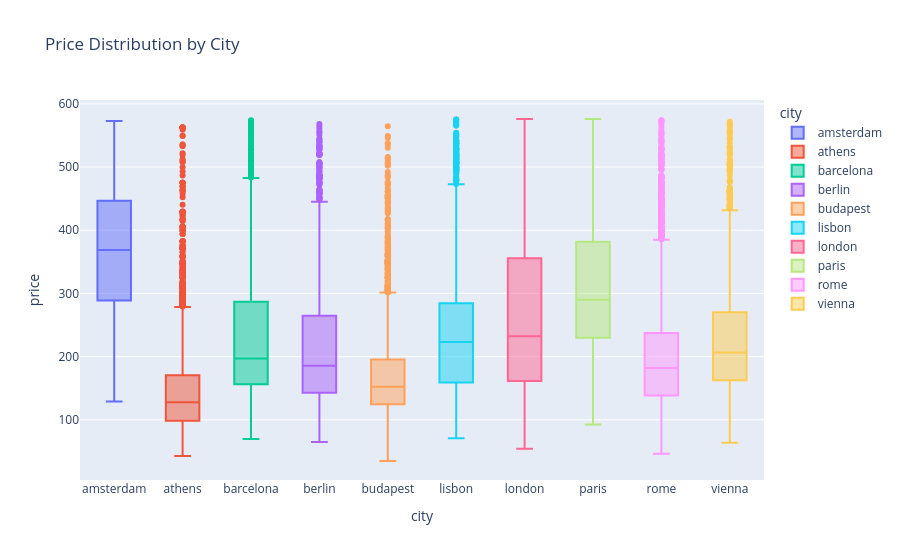

Write notebook code for a chart like this one.
### Markdown cell above
## 8. Price Distribution by City

Box plots reveal:
- spread of prices
- median
- presence of remaining outliers

### Code cell
fig = px.box(
    df_filtered,
    x="city",
    y="price",
    color="city",
    title="Price Distribution by City"
)
fig.show()

### Figure 1 — Plotly figure (JSON) as saved in the notebook; plotly's stock layout.template omitted (floating-point values rounded to 4 significant figures; data arrays with more than 128 entries replaced by an {"elided": "..."} marker saying what was removed)
{"data": [{"alignmentgroup": "True", "hovertemplate": "city=%{x}<br>price=%{y}<extra></extra>", "legendgroup": "amsterdam", "marker": {"color": "#636efa"}, "name": "amsterdam", "notched": false, "offsetgroup": "amsterdam", "orientation": "v", "showlegend": true, "type": "box", "x": {"elided": "1340 str values"}, "x0": " ", "xaxis": "x", "y": {"elided": "1340 float values"}, "y0": " ", "yaxis": "y"}, {"alignmentgroup": "True", "hovertemplate": "city=%{x}<br>price=%{y}<extra></extra>", "legendgroup": "athens", "marker": {"color": "#EF553B"}, "name": "athens", "notched": false, "offsetgroup": "athens", "orientation": "v", "showlegend": true, "type": "box", "x": {"elided": "5254 str values"}, "x0": " ", "xaxis": "x", "y": {"elided": "5254 float values"}, "y0": " ", "yaxis": "y"}, {"alignmentgroup": "True", "hovertemplate": "city=%{x}<br>price=%{y}<extra></extra>", "legendgroup": "barcelona", "marker": {"color": "#00cc96"}, "name": "barcelona", "notched": false, "offsetgroup": "barcelona", "orientation": "v", "showlegend": true, "type": "box", "x": {"elided": "2602 str values"}, "x0": " ", "xaxis": "x", "y": {"elided": "2602 float values"}, "y0": " ", "yaxis": "y"}, {"alignmentgroup": "True", "hovertemplate": "city=%{x}<br>price=%{y}<extra></extra>", "legendgroup": "berlin", "marker": {"color": "#ab63fa"}, "name": "berlin", "notched": false, "offsetgroup": "berlin", "orientation": "v", "showlegend": true, "type": "box", "x": {"elided": "2380 str values"}, "x0": " ", "xaxis": "x", "y": {"elided": "2380 float values"}, "y0": " ", "yaxis": "y"}, {"alignmentgroup": "True", "hovertemplate": "city=%{x}<br>price=%{y}<extra></extra>", "legendgroup": "budapest", "marker": {"color": "#FFA15A"}, "name": "budapest", "notched": false, "offsetgroup": "budapest", "orientation": "v", "showlegend": true, "type": "box", "x": {"elided": "3980 str values"}, "x0": " ", "xaxis": "x", "y": {"elided": "3980 float values"}, "y0": " ", "yaxis": "y"}, {"alignmentgroup": "True", "hovertemplate": "city=%{x}<br>price=%{y}<extra></extra>", "legendgroup": "lisbon", "marker": {"color": "#19d3f3"}, "name": "lisbon", "notched": false, "offsetgroup": "lisbon", "orientation": "v", "showlegend": true, "type": "box", "x": {"elided": "5696 str values"}, "x0": " ", "xaxis": "x", "y": {"elided": "5696 float values"}, "y0": " ", "yaxis": "y"}, {"alignmentgroup": "True", "hovertemplate": "city=%{x}<br>price=%{y}<extra></extra>", "legendgroup": "london", "marker": {"color": "#FF6692"}, "name": "london", "notched": false, "offsetgroup": "london", "orientation": "v", "showlegend": true, "type": "box", "x": {"elided": "8661 str values"}, "x0": " ", "xaxis": "x", "y": {"elided": "8661 float values"}, "y0": " ", "yaxis": "y"}, {"alignmentgroup": "True", "hovertemplate": "city=%{x}<br>price=%{y}<extra></extra>", "legendgroup": "paris", "marker": {"color": "#B6E880"}, "name": "paris", "notched": false, "offsetgroup": "paris", "orientation": "v", "showlegend": true, "type": "box", "x": {"elided": "5709 str values"}, "x0": " ", "xaxis": "x", "y": {"elided": "5709 float values"}, "y0": " ", "yaxis": "y"}, {"alignmentgroup": "True", "hovertemplate": "city=%{x}<br>price=%{y}<extra></extra>", "legendgroup": "rome", "marker": {"color": "#FF97FF"}, "name": "rome", "notched": false, "offsetgroup": "rome", "orientation": "v", "showlegend": true, "type": "box", "x": {"elided": "8940 str values"}, "x0": " ", "xaxis": "x", "y": {"elided": "8940 float values"}, "y0": " ", "yaxis": "y"}, {"alignmentgroup": "True", "hovertemplate": "city=%{x}<br>price=%{y}<extra></extra>", "legendgroup": "vienna", "marker": {"color": "#FECB52"}, "name": "vienna", "notched": false, "offsetgroup": "vienna", "orientation": "v", "showlegend": true, "type": "box", "x": {"elided": "3483 str values"}, "x0": " ", "xaxis": "x", "y": {"elided": "3483 float values"}, "y0": " ", "yaxis": "y"}], "layout": {"boxmode": "overlay", "legend": {"title": {"text": "city"}, "tracegroupgap": 0}, "title": {"text": "Price Distribution by City"}, "xaxis": {"anchor": "y", "categoryarray": ["amsterdam", "athens", "barcelona", "berlin", "budapest", "lisbon", "london", "paris", "rome", "vienna"], "categoryorder": "array", "domain": [0, 1], "title": {"text": "city"}}, "yaxis": {"anchor": "x", "domain": [0, 1], "title": {"text": "price"}}}}
